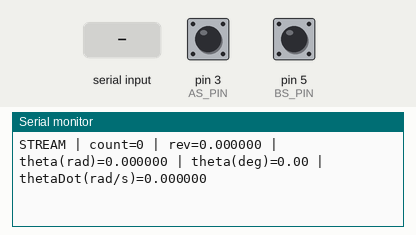
Simulated run of this sketch. Board: Arduino Uno, built with avr-gcc and run on an emulated ATmega328P. Parts: the last lines printed to the serial monitor. Inputs (shaded band) come from the test bench; at power-on: pin 3 (AS_PIN) HIGH, pin 5 (BS_PIN) HIGH.

Above: at 1.2 s.
1.3 s: "z" received over Serial
2.8 s: "p" received over Serial
4.3 s: pin 3 (AS_PIN) pulled LOW for 0.15 s
At 4.47 s:
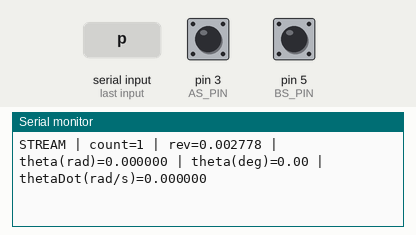
5.9 s: pin 3 (AS_PIN) pulled LOW for 1 s
At 6.92 s:
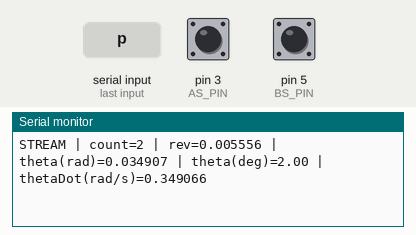
Timing chart, 0 to 8.9 s (numbered marks = the images above; inputs shaded):
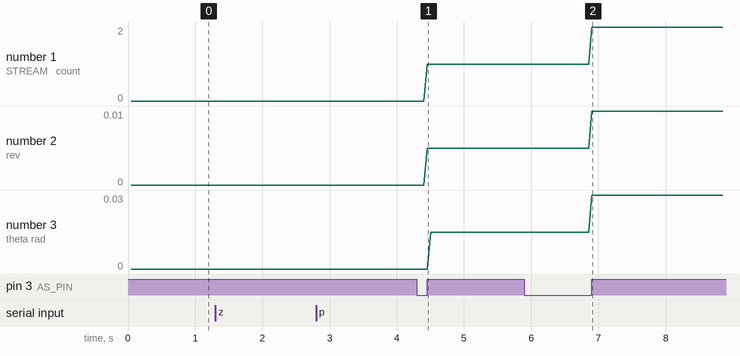

Measured:
- after the input at 4.3 s, the serial monitor: prints a new line after 0.15 s (image 1)
- after the input at 5.9 s, the serial monitor: prints a new line after 1.0 s (image 2)
- plotted number 1: 0 → 1 after the input at 4.3 s, 1 → 2 after the input at 5.9 s
- plotted number 2: 0 → 0 after the input at 4.3 s, 0 → 0.01 after the input at 5.9 s
- plotted number 3: 0 → 0.02 after the input at 4.3 s, 0.02 → 0.03 after the input at 5.9 s

The sketch:

shaft_encoder_test.ino
```cpp
// ===== Shaft/Pendulum Encoder (UNO) - theta in [-PI, +PI], zero at UP =====
// Mapping you chose:
//   As (shaft A) -> D3 (INT1)
//   Bs (shaft B) -> D5 (digital input)
// Encoder: AB 2-phase NPN, 360 PPR
//
// Decoding: 1 interrupt only (A), RISING edges (1X) for low CPU.
// If you want more resolution: change to CHANGE (2X) below.
//
// Serial commands:
//   z = set current position as ZERO (UP)
//   p = print snapshot

#include <Arduino.h>

const uint8_t AS_PIN = 3;   // INT1
const uint8_t BS_PIN = 5;   // any digital pin

// Keep advertised PPR:
const float PPR = 360.0f;

// Choose decoding mode (1 interrupt):
// - RISING: 1X (360 counts/rev)
// - CHANGE: 2X (720 counts/rev)
const bool USE_CHANGE = false;

const float DECODE_FACTOR = USE_CHANGE ? 2.0f : 1.0f;
const float COUNTS_PER_REV = PPR * DECODE_FACTOR;

const unsigned long UPDATE_PERIOD_MS = 10; // 100 Hz update for theta_dot
const float OMEGA_ALPHA = 0.2f;            // LPF 0..1

volatile long g_count = 0;
long g_zeroOffset = 0;

unsigned long lastUpdateMs = 0;
long lastCountSnapshot = 0;

float theta = 0.0f;      // rad, wrapped to [-PI, +PI]
float thetaDot = 0.0f;   // rad/s filtered

// Wrap angle to [-PI, +PI]
float wrapToPi(float a) {
  // Using fmod to avoid slow loops
  a = fmod(a + PI, TWO_PI);
  if (a < 0) a += TWO_PI;
  return a - PI;
}

void shaftA_isr() {
  // Direction from B
  // If direction is reversed, swap ++/--
  if (digitalRead(BS_PIN) == HIGH) g_count++;
  else g_count--;
}

long getRawCount() {
  noInterrupts();
  long c = g_count;
  interrupts();
  return c;
}

long getCount() {
  return getRawCount() - g_zeroOffset;
}

void setZeroHere() {
  long raw = getRawCount();
  noInterrupts();
  g_zeroOffset = raw;
  interrupts();

  // Reset estimator state to avoid spikes
  lastCountSnapshot = 0;
  theta = 0.0f;
  thetaDot = 0.0f;

  Serial.println("ZERO set: current position is theta=0 (UP).");
}

void updateEstimator() {
  unsigned long now = millis();
  unsigned long dtMs = now - lastUpdateMs;
  if (dtMs < UPDATE_PERIOD_MS) return;

  long c = getCount();
  long delta = c - lastCountSnapshot;

  float dt = dtMs / 1000.0f;
  float omegaRaw = 0.0f;
  if (dt > 0.0f) {
    omegaRaw = ((float)delta / COUNTS_PER_REV) * TWO_PI / dt; // rad/s (signed)
  }

  // Filter angular velocity
  thetaDot = (1.0f - OMEGA_ALPHA) * thetaDot + OMEGA_ALPHA * omegaRaw;

  // Compute theta from absolute count and wrap to [-PI, +PI]
  float thetaUnwrapped = ((float)c / COUNTS_PER_REV) * TWO_PI;
  theta = wrapToPi(thetaUnwrapped);

  lastCountSnapshot = c;
  lastUpdateMs = now;
}

void printSnapshot(const char* tag="SNAP") {
  long c = getCount();
  float rev = (float)c / COUNTS_PER_REV;

  Serial.print(tag);
  Serial.print(" | count=");
  Serial.print(c);
  Serial.print(" | rev=");
  Serial.print(rev, 6);
  Serial.print(" | theta(rad)=");
  Serial.print(theta, 6);
  Serial.print(" | theta(deg)=");
  Serial.print(theta * RAD_TO_DEG, 2);
  Serial.print(" | thetaDot(rad/s)=");
  Serial.println(thetaDot, 6);
}

void handleSerial() {
  while (Serial.available() > 0) {
    char c = Serial.read();
    if (c == 'z' || c == 'Z') setZeroHere();
    else if (c == 'p' || c == 'P') printSnapshot("PRINT");
  }
}

void setup() {
  Serial.begin(115200);

  pinMode(AS_PIN, INPUT_PULLUP);
  pinMode(BS_PIN, INPUT_PULLUP);

  attachInterrupt(
    digitalPinToInterrupt(AS_PIN),
    shaftA_isr,
    USE_CHANGE ? CHANGE : RISING
  );

  lastUpdateMs = millis();
  lastCountSnapshot = 0;

  Serial.println("Shaft encoder started: theta in [-PI, +PI], zero=UP.");
  Serial.println("Commands: z=zero at UP, p=print snapshot");
  Serial.print("Mode: ");
  Serial.println(USE_CHANGE ? "CHANGE (2X)" : "RISING (1X)");
  Serial.print("COUNTS_PER_REV = ");
  Serial.println(COUNTS_PER_REV, 1);
}

void loop() {
  handleSerial();
  updateEstimator();

  // Stream at ~20Hz
  static unsigned long lastPrint = 0;
  unsigned long now = millis();
  if (now - lastPrint >= 50) {
    printSnapshot("STREAM");
    lastPrint = now;
  }
}
```
